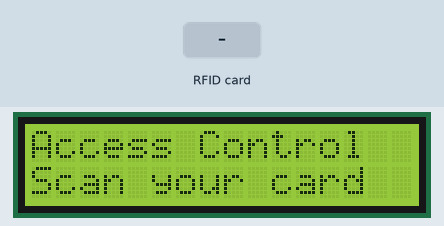
Bench run of a sketch on a simulated Arduino Uno, built with avr-gcc and run on an emulated ATmega328P. Parts: 16×2 character LCD. Inputs (shaded band) come from the test bench. What the sketch prints to the serial monitor is not drawn.

Above: at 1.4 s.
1.5 s: RFID card 8A 6F 95 1A held to the reader
At 2.7 s:
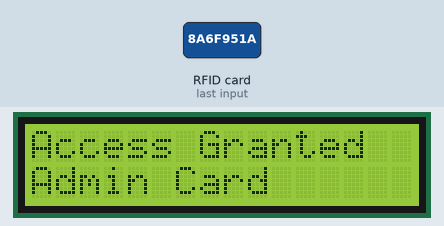
3.0 s: RFID card 5D C5 B0 01 held to the reader
At 5.2 s:
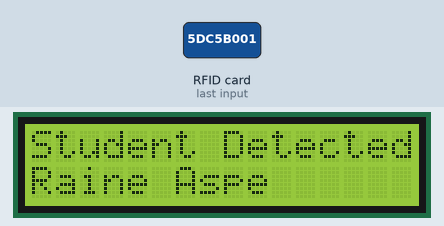
6.0 s: RFID card 0B D5 B1 01 held to the reader
At 8.7 s:
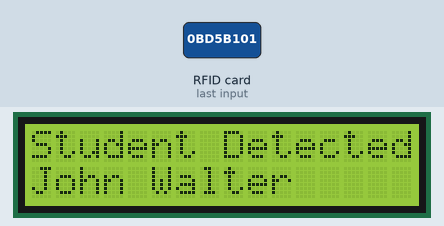
9.0 s: RFID card 5E 7A 19 C4 held to the reader
At 11.3 s:
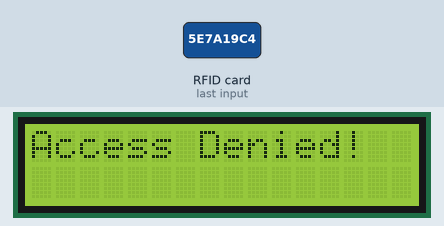
Timing chart, 0 to 12.8 s (numbered marks = the images above; inputs shaded):
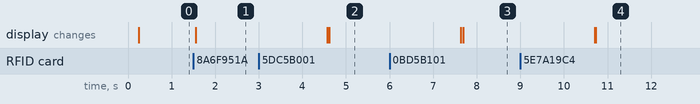

Measured:
- after the input at 1.5 s, the display: changes after 0.05 s (image 1)
- after the input at 3.0 s, the display: first differs from a run without the input after 1.6 s (image 2)
- after the input at 6.0 s, the display: first differs from a run without the input after 1.7 s (image 3)
- after the input at 9.0 s, the display: first differs from a run without the input after 1.7 s (image 4)

The sketch:

rfidnew4.ino
```cpp
#include <SPI.h>
#include <MFRC522.h>
#include <LiquidCrystal_I2C.h>
#include <Wire.h>

// pin definitions
#define RST_PIN 9
#define SS_PIN 10

MFRC522 rfid(SS_PIN, RST_PIN);
LiquidCrystal_I2C lcd(0x27, 16, 2);

// tag db
struct Tag {
  const char *uid;
  const char *name;
  const char *role;
};

const Tag allowedTags[] = {
  {"8A6F951A", "Admin Card", "Admin"}, // admin card, no colored tag
  {"5DC5B001", "Raine Aspe", "Student"},
  {"0BD5B101", "John Walter", "Student"}, // red
  {"627BB701", "Thomas Manzanilla", "Student"}, // purple
  {"2E7A0D02", "Dawn Marbida", "Student"}, // violet
  {"5A6B4116", "Shania Ante", "Student"}, // yellow
  {"17DF0D02", "Marean Ante", "Student"} // orange
};
const byte NUM_TAGS = sizeof(allowedTags) / sizeof(allowedTags[0]);

// global vars
char tagID[16]; // holds scanned UID


// init function
void setup() {
  Serial.begin(9600);
  SPI.begin();
  rfid.PCD_Init();
  delay(100);

  lcd.init();
  lcd.backlight();
  lcd.clear();
  lcd.print("Access Control");
  lcd.setCursor(0, 1);
  lcd.print("Scan your card");

  Serial.println(F("System ready. Waiting for card..."));
}

// reads rfid uid
bool readCard() {
  if (!rfid.PICC_IsNewCardPresent() || !rfid.PICC_ReadCardSerial())
    return false;

  byte len = 0;
  for (byte i = 0; i < rfid.uid.size && len < sizeof(tagID) - 1; i++) {
    sprintf(&tagID[len], "%02X", rfid.uid.uidByte[i]);
    len += 2;
  }
  tagID[len] = '\0';
  rfid.PICC_HaltA();

  Serial.print(F("Detected UID: "));
  Serial.println(tagID);
  return true;
}

// finds tag info
const Tag* findTag(const char *uid) {
  for (byte i = 0; i < NUM_TAGS; i++) {
    if (strcasecmp(uid, allowedTags[i].uid) == 0)
      return &allowedTags[i];
  }
  return nullptr;
}
 // prints message to lcd
void showLCD(const char *line1, const char *line2, unsigned long duration = 3000) {
  lcd.clear();
  lcd.print(line1);
  lcd.setCursor(0, 1);
  lcd.print(line2);
  delay(duration);
  lcd.clear();
  lcd.print("Scan your card");
}

// main loop
void loop() {
  if (!readCard()) return;

  const Tag *tag = findTag(tagID);

  if (tag) {
    Serial.print(F("Access Granted: "));
    Serial.print(tag->name);
    Serial.print(F(" ("));
    Serial.print(tag->role);
    Serial.println(F(")"));

    if (strcmp(tag->role, "Student") == 0)
      showLCD("Student Detected", tag->name);
    else
      showLCD("Access Granted", tag->name);
  } else {
    Serial.println(F("Access Denied!"));
    showLCD("Access Denied!", "");
  }

  Serial.println(F("--------------------------"));
}
```
